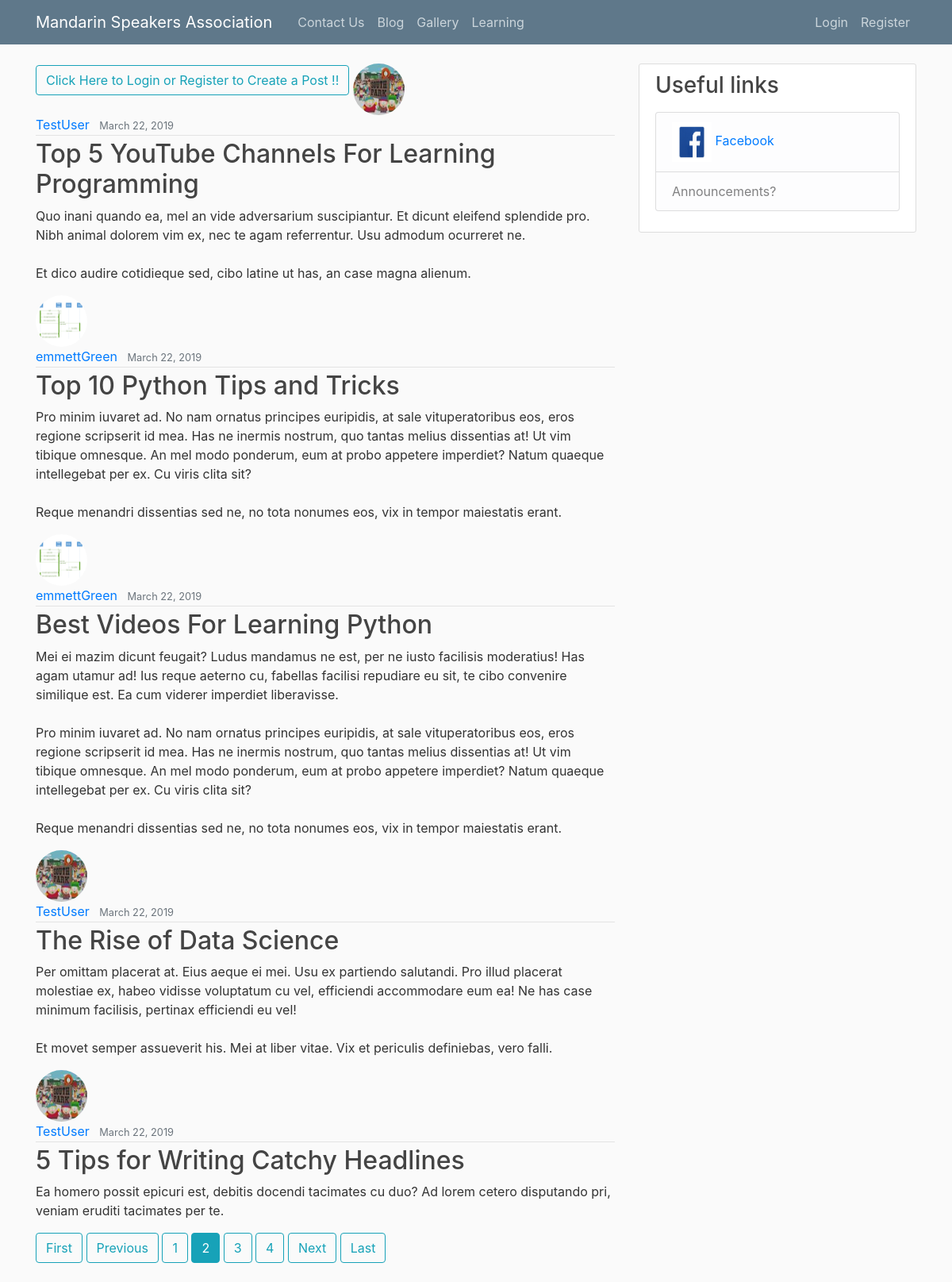
Screenshot of /?page=2 with the database file from the repository.
### blog/models.py (models this page shows, shortened)
class Post(models.Model):
    title = models.CharField(max_length=100)
    content = models.TextField()
    date_posted = models.DateTimeField(default=timezone.now)
    author = models.ForeignKey(User, on_delete=models.CASCADE)

### users/models.py (models this page shows, shortened)
class Profile(models.Model):
    user = models.OneToOneField(User, on_delete=models.CASCADE)
    image = models.ImageField(default='default.jpg', upload_to='profile_pics')

### blog/views.py (the view)
# urls.py: path('', PostListView.as_view(), name='blog-home'),
class PostListView(ListView):
    model = Post
    template_name = 'blog/home.html'  # <app>/<model>_<viewtype>.html
    context_object_name = 'posts'
    ordering = ['-date_posted']
    paginate_by = 5

### blog/templates/blog/home.html
{% extends "blog/base.html" %}
{% block content %}
    {% if user.is_authenticated %}
        <a class="btn btn-outline-info mb-4" href="{% url 'post-create' %}">Create Blog</a>
    {% else %}
        <a class="btn btn-outline-info mb-4" href="{% url 'login' %}">Click Here to Login or Register to Create a Post
            !!</a>
    {% endif %}
    {% for post in posts %}
        <img class="rounded-circle article-img" src="{{ post.author.profile.image.url }}">
        <div class="media-body">
            <div class="article-metadata">
                <a class="mr-2" href="{% url 'user-posts' post.author.username %}">{{ post.author }}</a>
                <small class="text-muted">{{ post.date_posted|date:"F d, Y" }}</small>
            </div>
            <h2><a class="article-title" href="{% url 'post-detail' post.id %}">{{ post.title }}</a></h2>
            <p class="article-content">{{ post.content }}</p>
        </div>
    {% endfor %}
    {% if is_paginated %}
        {% if page_obj.has_previous %}
            <a class="btn btn-outline-info mb-4" href="?page=1">First</a>
            <a class="btn btn-outline-info mb-4" href="?page={{ page_obj.previous_page_number }}">Previous</a>
        {% endif %}
        {% for num in page_obj.paginator.page_range %}
            {% if page_obj.number == num %}
                <a class="btn btn-info mb-4" href="?page={{ num }}">{{ num }}</a>
            {% elif num > page_obj.number|add:'-3' and num < page_obj.number|add:'3' %}
                <a class="btn btn-outline-info mb-4" href="?page={{ num }}">{{ num }}</a>
            {% endif %}
        {% endfor %}
        {% if page_obj.has_next %}
            <a class="btn btn-outline-info mb-4" href="?page={{ page_obj.next_page_number }}">Next</a>
            <a class="btn btn-outline-info mb-4" href="?page={{ page_obj.paginator.num_pages }}">Last</a>
        {% endif %}
    {% endif %}
{% endblock content %}

### blog/static/blog/main.css (style rules this page uses)
body { background: #fafafa; color: #333333; margin-top: 5rem; }
h1, h2, h3, h4, h5, h6 { color: #444444; }
.article-title { color: #444444; }
.article-content { white-space: pre-line; }
.article-img { height: 65px; width: 65px; margin-right: 16px; }
.article-metadata { padding-bottom: 1px; margin-bottom: 4px; border-bottom: 1px solid #e3e3e3 }

### rows the page displays
Post: author.profile.image (placeholder picture), author "TestUser", date_posted "March 22, 2019", title "Top 5 YouTube Channels For Learning Programming", content "Quo inani quando ea, mel an vide adversarium suscipiantur. Et dicunt eleifend splendide pro. Nibh animal dolorem vim ex, nec te agam referrentur. Usu admodum ocurreret ne. Et dico audire cotidieque sed, cibo latine ut has, an case magna alienum."
Post: author.profile.image (picture), author "emmettGreen", date_posted "March 22, 2019", title "Top 10 Python Tips and Tricks", content "Pro minim iuvaret ad. No nam ornatus principes euripidis, at sale vituperatoribus eos, eros regione scripserit id mea. Has ne inermis nostrum, quo tantas melius dissentias at! Ut vim tibique omnesque. An mel modo ponderum, eum at probo appetere imperdiet? Natum quaeque intellegebat per ex. Cu viris clita sit? Reque menandri dissentias sed ne, no tota nonumes eos, vix in tempor maiestatis erant."
Post: author.profile.image (picture), author "emmettGreen", date_posted "March 22, 2019", title "Best Videos For Learning Python", content "Mei ei mazim dicunt feugait? Ludus mandamus ne est, per ne iusto facilisis moderatius! Has agam utamur ad! Ius reque aeterno cu, fabellas facilisi repudiare eu sit, te cibo convenire similique est. Ea cum viderer imperdiet liberavisse. Pro minim iuvaret ad. No nam ornatus principes euripidis, at sale vituperatoribus eos, eros regione scripserit id mea. Has ne inermis nostrum, quo tantas melius dissentias at! Ut vim tibique omnesque. An mel modo ponderum, eum at probo appetere imperdiet? Natum quaeque intellegebat per ex. Cu viris clita sit? Reque menandri dissentias sed ne, no tota nonumes eos, vix in tempor maiestatis erant."
Post: author.profile.image (placeholder picture), author "TestUser", date_posted "March 22, 2019", title "The Rise of Data Science", content "Per omittam placerat at. Eius aeque ei mei. Usu ex partiendo salutandi. Pro illud placerat molestiae ex, habeo vidisse voluptatum cu vel, efficiendi accommodare eum ea! Ne has case minimum facilisis, pertinax efficiendi eu vel! Et movet semper assueverit his. Mei at liber vitae. Vix et periculis definiebas, vero falli."
Post: author.profile.image (placeholder picture), author "TestUser", date_posted "March 22, 2019", title "5 Tips for Writing Catchy Headlines", content "Ea homero possit epicuri est, debitis docendi tacimates cu duo? Ad lorem cetero disputando pri, veniam eruditi tacimates per te."

### other values shown
{{ num }} "1" "3" "4"
{{ num }} "2"
